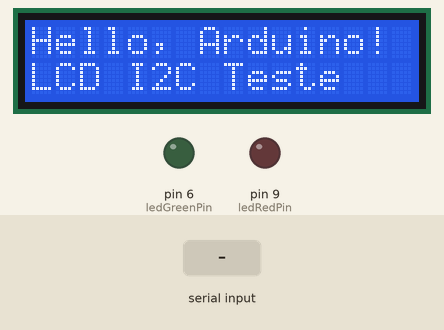
Simulated run of this sketch. Board: Arduino Uno, built with avr-gcc and run on an emulated ATmega328P. Parts: 16×2 character LCD, output pins drawn as LEDs (lit = HIGH). The test bench sets the inputs (shaded band).

Above: at 0.1 s.
4.3 s: "R" received over Serial
At 5.3 s:
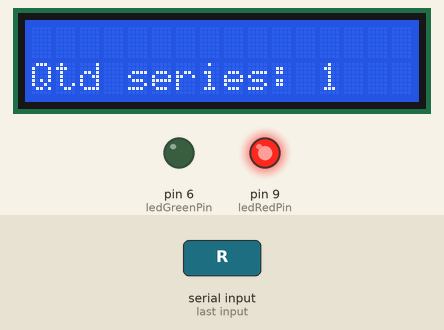
5.8 s: "U" received over Serial
At 6.4 s:
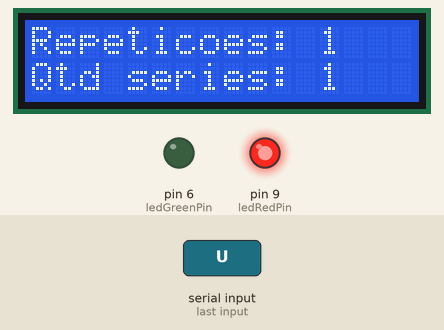
7.3 s: "G" received over Serial
At 8.5 s:
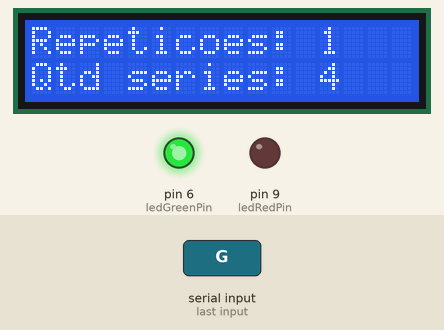
8.8 s: "Y" received over Serial
At 9.9 s:
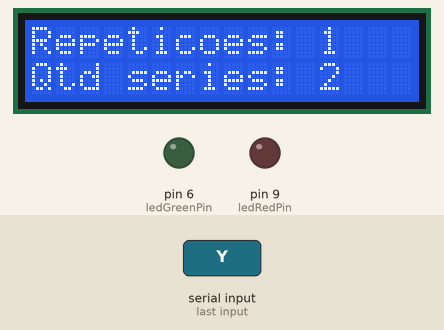
Timing chart, 0 to 11.3 s (numbered marks = the images above; inputs shaded):
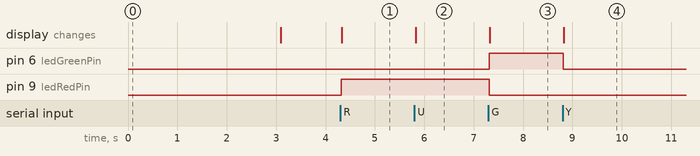

The sketch:

poses.ino
```cpp
#include <Wire.h>
#include <LiquidCrystal_I2C.h>
#define ledGreenPin 6
#define ledRedPin 9
#define ledY1Pin 8
#define ledY2Pin 7

LiquidCrystal_I2C lcd(0x27, 16, 2);
int series = 0;
int repeticoes = 0;
void setup() {
  Serial.begin(9600);
  pinMode(ledGreenPin, OUTPUT);
  pinMode(ledRedPin, OUTPUT);
  lcd.init(); // Inicia o LCD
  lcd.backlight(); // Liga a luz de fundo
  lcd.setCursor(0, 0);
  lcd.print("Hello, Arduino!");
  lcd.setCursor(0, 1);
  lcd.print("LCD I2C Teste");
  delay(3000);
  lcd.clear();
}

void loop() {

  if(Serial.available() > 0){
    char command = Serial.read();
      lcd.setCursor(0, 1); // Linha 2
      lcd.print("Qtd series: ");
      lcd.print(series);


    if (command == 'R'){
      series = 1;
      repeticoes = 0;
      digitalWrite(ledRedPin, HIGH);
      digitalWrite(ledGreenPin, LOW);
      digitalWrite(ledY1Pin, LOW);
      digitalWrite(ledY2Pin, LOW);
      lcd.setCursor(0, 1); // Linha 2
      lcd.print("Qtd series: ");
      lcd.print(series);


    } else if(command == 'Y'){
      series = 2;
      repeticoes = 0;
      digitalWrite(ledGreenPin, LOW);
      digitalWrite(ledRedPin, LOW);
      digitalWrite(ledY1Pin, HIGH);
      digitalWrite(ledY2Pin, LOW);
      lcd.setCursor(0, 1); // Linha 2
      lcd.print("Qtd series: ");
      lcd.print(series);
    } else if (command == 'S'){
      series = 3;
      repeticoes = 0;
      digitalWrite(ledGreenPin, LOW);
      digitalWrite(ledRedPin, LOW);
      digitalWrite(ledY1Pin, LOW);
      digitalWrite(ledY2Pin, HIGH);
      lcd.setCursor(0, 1); // Linha 2
      lcd.print("Qtd series: ");
      lcd.print(series);
    } else if(command == 'G'){
      series = 4;
      repeticoes = 0;
      digitalWrite(ledGreenPin, HIGH);
      digitalWrite(ledRedPin, LOW);
      digitalWrite(ledY1Pin, LOW);
      digitalWrite(ledY2Pin, LOW);
      lcd.setCursor(0, 1); // Linha 2
      lcd.print("Qtd series: ");
      lcd.print(series);
    }


    if (command == 'U'){
      repeticoes += 1;
      lcd.setCursor(0, 0); // Linha 1
      lcd.print("Repeticoes: ");
      lcd.print(repeticoes);
    }
  }

}
```

Measured:
- after the input at 4.3 s, pin 9 (ledRedPin): LOW → HIGH at once; the display: changes at once (image 1)
- after the input at 5.8 s, the display: changes at once (image 2)
- after the input at 7.3 s, pin 6 (ledGreenPin): LOW → HIGH at once; pin 9 (ledRedPin): HIGH → LOW at once; the display: changes at once (image 3)
- after the input at 8.8 s, pin 6 (ledGreenPin): HIGH → LOW at once; the display: changes at once (image 4)
